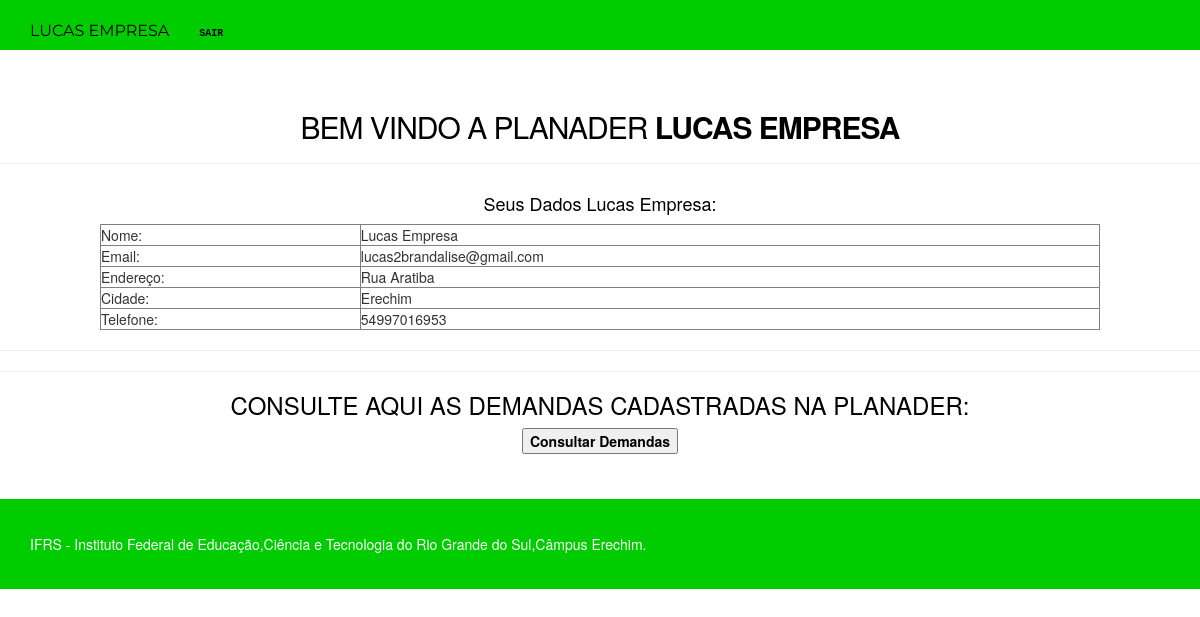
Screenshot of /IFSeEscritorio.php (signed in) with the database file from the repository.
### tables this page shows
CREATE TABLE IF NOT EXISTS `cadastroinstituicao` (
  `id` int(11) unsigned NOT NULL AUTO_INCREMENT,
  `nome` varchar(60) NOT NULL,
  `site` varchar(60) NOT NULL,
  `email` varchar(60) NOT NULL,
  `cnpj` varchar(20) NOT NULL,
  `endereco` varchar(60) NOT NULL,
  `cidade` varchar(40) NOT NULL,
  `telefone` varchar(15) NOT NULL,
  `ramo` varchar(20) NOT NULL,
  `responsavel` varchar(35) NOT NULL,
  `senha` varchar(40) NOT NULL,
  `nivel` int(1) unsigned NOT NULL DEFAULT '1',
  `ativo` tinyint(1) NOT NULL DEFAULT '1',
  `cadastro` datetime NOT NULL,
  PRIMARY KEY (`id`),
  UNIQUE KEY `email` (`email`)
);

### languages/lang.pt.php (called while the page is built, shortened)
<?php
$lang = array();
$lang['PAGE_TITLE'] = 'Planader';
$lang['MENU_HOME'] = 'Início';
$lang['MENU_HISTORIA'] = 'Sobre';
$lang['MENU_LABORATORIOS'] = 'Cadastre-se';
$lang['MENU_CONTATO'] = 'Contato';
$lang['MENU_IDIOMA1'] = '';
$lang['MENU_IDIOMA2'] = 'English';
$lang['APRESENTACAO'] = 'PLANADER';
$lang['APRESENTACAO1'] = 'Plataforma de Apoio ao Desenvolvimento Regional';
$lang['APRESENTACAO2'] = 'Coordenador: Adriana';
$lang['APRESENTACAO3'] = 'Professor Auxiliar: Paulo';
$lang['APRESENTACAO4'] = 'Bolsista: Lucas';
$lang['APRESENTACAO5'] = 'Projeto Oriundo Edital ******';
$lang['APRESENTACAO6'] = 'IFRS';
$lang['APRESENTACAO7'] = 'Instituto Federal de Educação,Ciência e Tecnologia do Rio Grande do Sul,Câmpus Erechim';
$lang['CADASTRO'] = 'Não é cadastrado?';
$lang['CADASTRO1'] = 'Cadastre-se já!';
$lang['CADASTRO_NOME'] = 'Nome da Organização:';
$lang['CADASTRO_SITE'] = 'Site:';
$lang['CADASTRO_EMAIL'] = 'Email:';
$lang['CADASTRO_CNPJ'] = 'CNPJ:';
$lang['CADASTRO_ENDERECO'] = 'Endereço:';
$lang['CADASTRO_CIDADE'] = 'Cidade:';
$lang['CADASTRO_TELEFONE'] = 'Telefone:';
$lang['CADASTRO_NOMECONTATO'] = 'Nome para Contato:';
$lang['CADASTRO_RAMO'] = 'Ramo:';
$lang['CADASTRO_SENHA'] = 'Senha:';
$lang['LOGIN'] = 'Já é cadastrado?';
$lang['LOGIN1'] = 'Entre com seu email e senha!';
$lang['LOGIN_EMAIL'] = 'Email:';
$lang['LOGIN_SENHA'] = 'Senha:';
$lang['PARCEIROS_FA_ICON'] = 'Links Estratégicos';
$lang['CONTATO_ENDERECO'] = 'Endereço:';
$lang['CONTATO_ENDERECO_ESCRITO'] = 'Instituto Federal de Educação,Ciência e Tecnologia do Rio Grande do Sul,Câmpus Erechim<br>
R. Domingos Zanella, n.104 - Três Vendas<br>
CEP: 99700-000<br>
Erechim - RS.';
$lang['CONTATO_EMAIL2'] = 'Site:';
$lang['CONTATO_EMAIL2_ESCRITO'] = 'https://ifrs.edu.br/erechim/';
$lang['CONTATO_TELEFONE'] = 'Telefone:';
$lang['CONTATO_TELEFONE_ESCRITO'] = '+055 (54) 33217500';
$lang['CONTATO_NOME'] = 'Nome';
$lang['CONTATO_TELEFONE1'] = 'Telefone';
$lang['CONTATO_EMAIL'] = 'E-mail';
$lang['CONTATO_ASSUNTO'] = 'Assunto';
$lang['CONTATO_MENSAGEM'] = 'Mensagem';
$lang['CONTATO_RESULTADO'] = 'Resultado de ';
$lang['CONTATO_NONODIGITO'] = 'Atente-se ao nono dígito do seu telefone móvel conforme a sua região';
$lang['CONTATO_BOTAO'] = 'Enviar Mensagem';
$lang['RODAPE'] = 'IFRS - Instituto Federal de Educação,Ciência e Tecnologia do Rio Grande do Sul,Câmpus Erechim.';
?>

### IFSeEscritorio.php (the view, shortened to what this page needs)
<?php
	include_once 'common.php';
    require("conexao.php");
?>
<!doctype html>
<html>
<head>
    <link href="css/bootstrap.css" rel="stylesheet" type="text/css">
    <link href="css/style.css" rel="stylesheet" type="text/css">
    <link href="css/font-awesome.css" rel="stylesheet" type="text/css">
    <link href="css/responsive.css" rel="stylesheet" type="text/css">
    <link href="css/animate.css" rel="stylesheet" type="text/css">
    <link href="css/alter.css" rel="stylesheet" type="text/css">
    <link href="css/modern-business.css" rel="stylesheet">
    <link href="css/main.css" rel="stylesheet" />
    <link href="http://twitter.github.com/bootstrap/assets/css/bootstrap.css" rel="stylesheet" />
</head>
<body>
    <nav class="navbar navbar-fixed-top nav" role="navigation">
        <div class="container">
            <div class="collapse navbar-collapse navbar-ex1-collapse">
                <ul class="nav navbar-nav">
                    <li align="right">
                        <?php echo $_SESSION['UsuarioNome']; ?>
                    </li>
                    <b class="text6"> <a href="logout.php">Sair</a></b>
                    <b class="text7"></b>
                </ul>
            </div>
        </div>
    </nav>
    <section>
        <br><br>
        <center>
            <h2>Bem Vindo a Planader
                <b>
                    <?php echo $_SESSION['UsuarioNome']; ?></b>
            </h2>
        </center>
        <hr>
        <div class="row">
            <div id="container">
                <div id="central">
                    <div id="fundo" align="center">
                        <h4>Seus Dados
                            <?php echo $_SESSION['UsuarioNome']; ?>:</h4>
                        <?php
				$res = mysqli_query($conexao, "select * from cadastroinstituicao where (`nome` = '". $_SESSION['UsuarioNome'] . "')");
				echo "<table border=1; width=1000px;>";
				while($escrever=mysqli_fetch_array($res)){
					echo "<tr>";
                        echo "<tr>";
						echo "<td>Nome: </td>\n";
						echo "<td>".$escrever['nome']."</td>";
						echo "</tr>";
						echo "<tr>";
						echo "<td>Email: </td>\n";
						echo "<td>".$escrever['email']."</td>";
						echo "</tr>";
                        echo "<td>Endereço: </td>\n";
						echo "<td>".$escrever['endereco']."</td>";
						echo "</tr>";
						echo "<tr>";
						echo "<td>Cidade: </td>\n";
						echo "<td>".$escrever['cidade']."</td>";
						echo "</tr>";
						echo "<tr>";
						echo "<td>Telefone: </td>\n";
						echo "<td>".$escrever['telefone']."</td>";
						echo "</tr>";
				}
				echo "</table>";
                ?>
                    </div>
                </div>
            </div>
        </div>
        <hr>
        <hr>
        <center>
            <h3>Consulte aqui as demandas cadastradas na PLANADER:</h3>
        </center>
        <center><label><a href="buscausuarios.php"><input type="button" title="Consultar Demandas" name="consultar_demandas" value="Consultar Demandas" /></a></label></center>
        <br><br>
    </section>
    <footer class="footer">
        <div class="container">
            <div class="pull-left">
                <span class="copyright">
                    <?php echo $lang['RODAPE']; ?></span>
            </div>
        </div>
    </footer>
</body>
</html>

### css/style.css (style rules this page uses)
a, a:hover, a:active { outline:0px !important }
body { min-height: 100%; position: relative; background:#fff; font-family: 'Open Sans', sans-serif; font-size:14px; font-weight:normal; color:#000000; margin:0; }
h2 { font-size:34px; color:#000000; font-family: 'Montserrat', sans-serif; font-weight:700; letter-spacing: -1px; margin:0 0 15px 0; text-align:center; text-transform:uppercase; }
h3 { font-family: 'Montserrat', sans-serif; color:#000000; font-size:16px; margin:0 0 5px 0; text-transform:uppercase; font-weight:400; }
.nav { background-color: #00cc00; color: #000; }
.footer { background:#00cc00; position: relative; bottom: 0; width: 100%; padding:35px 0 35px; margin: 0px !important; }
.copyright { color:#FFFFFF; font-size:14px; display:block; text-align:center; }

### css/alter.css (style rules this page uses)
.text6 { text-align: justify; font-family:"Courier New", Courier, monospace !important; font-size:10px !important; color: #00FF00 !important; padding: 10px 30px 10px !important; text-align: right !important; }
.text7 { text-align: justify; font-family:"Courier New", Courier, monospace !important; font-size:10px !important; color: #00FF00 !important; padding: 10px 30px 10px !important; text-align: right !important; }
a { margin-top: -6px !important; }
.navbar-nav { margin-top: 20px !important; font-size:16px !important; font-family: 'Montserrat', sans-serif; !important; font-weight:400 !important; text-transform: uppercase !important; float: right; }

### css/modern-business.css (style rules this page uses)
html, body { height: 100%; }
body { padding-top: 50px; }
footer { margin: 50px 0; }

### css/main.css (style rules this page uses)
html, body { top: 0 !important; }

### rows the page displays
cadastroinstituicao: nome "Lucas Empresa", email "lucas2brandalise@gmail.com", endereco "Rua Aratiba", cidade "Erechim", telefone "54997016953"

### other values shown
$_SESSION['UsuarioNome'] "LUCAS EMPRESA"
$_SESSION['UsuarioNome'] "Lucas Empresa"
$lang['RODAPE'] "IFRS - Instituto Federal de Educação,Ciência e Tecnologia do Rio Grande do Sul,Câmpus Erechim."
